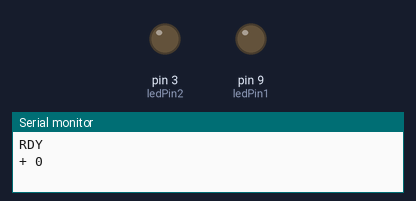
A sketch run on a simulated Arduino Uno, built with avr-gcc and run on an emulated ATmega328P. Parts: output pins drawn as LEDs (lit = HIGH), the last lines printed to the serial monitor.

Above: at 0.05 s.
At 2.35 s:
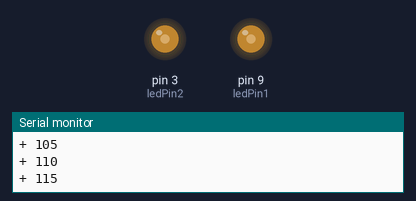
At 4.7 s:
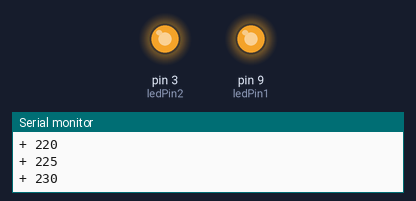
At 9.4 s:
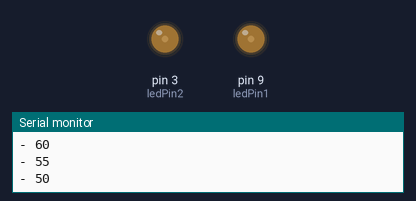
Timing chart, 0 to 13.5 s (numbered marks = the images above):
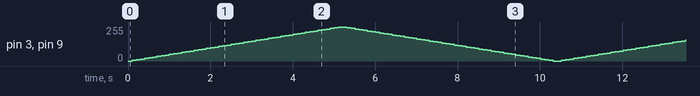

The sketch:

pwm.ino
```cpp
int ledPin1 = 9;    // LED connected to digital pin 9
int ledPin2 = 3;
int fadeValue = 0;

void setup()  {
	// nothing happens in setup
	Serial.begin(115200);
	Serial.println("RDY");
}

void loop()  {
	// fade in from min to max in increments of 5 points:
	for(fadeValue = 0 ; fadeValue <= 255; fadeValue +=5) {
		// sets the value (range from 0 to 255):
		Serial.print("+ ");
		analogWrite(ledPin1, fadeValue);
		analogWrite(ledPin2, fadeValue);
		Serial.println(fadeValue);
		// wait for 30 milliseconds to see the dimming effect
		delay(100);
	}

	// fade out from max to min in increments of 5 points:
	for(fadeValue = 255 ; fadeValue >= 0; fadeValue -=5) {
		// sets the value (range from 0 to 255):
		Serial.print("- ");
		analogWrite(ledPin1, fadeValue);
		analogWrite(ledPin2, fadeValue);
		Serial.println(fadeValue);
		// wait for 30 milliseconds to see the dimming effect
		delay(100);
	}
}
```
